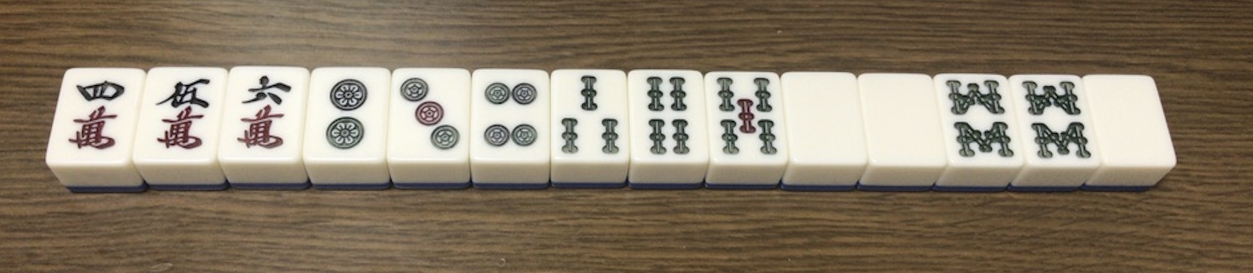
#> input picture img/before/bottmn.png, 2506 x 546 px (shown at 1/2 size); its folder holds only this picture in this run
$ python tileget.py
#> lines starting #> are read from the running program, lines starting #| are printed output that depends on the picture; after the words box and inside, x2 and y2 are one past the last pixel; in counts of white or black regions, pixels touching at a corner belong together
import cv2
import os
import glob
import numpy as np
from pylsd.lsd import lsd
import math
from sympy import Symbol, solve


# 傾きと切片を求める
def calc_slope_intersept(x1, y1, x2, y2):
    a = (y1 - y2) / (x1 - x2)
    b = y1 - a * x1
    return (a, b)


# 直線の交点を求める(整数で返す)
def calc_closs(a1, b1, a2, b2):
    x = Symbol("x")
    y = Symbol("y")

    ex1 = a1 * x + b1 - y
    ex2 = a2 * x + b2 - y

    result = solve(((ex1, ex2)))

    return [round(result[x]), round(result[y])]


for file_path in glob.glob("img/before/*"):

    # 画像が存在するかを確認
    if not os.path.exists(file_path):
        print(file_path + "は存在しません。")
        continue

    # 画像を読み込む
    img = cv2.imread(file_path)
#> img is the input picture: shape (546, 2506, 3); mean B, G, R 106.7, 125.1, 138

    # 画像の縦横の長さを取得
    height, width = img.shape[:2]
#> height = 546; width = 2506

    # 画像の４隅の座標を取得(x, y)
    # 左上を原点とする
    # 左上
    p1 = (0, 0)
    # 右上
    p2 = (width, 0)
#> p2 = (2506, 0)
    # 左下
    p3 = (0, height)
#> p3 = (0, 546)
    # 右下
    p4 = (width, height)
#> p4 = (2506, 546)

    # グレースケールに変換
    gray = cv2.cvtColor(img, cv2.COLOR_BGR2GRAY)
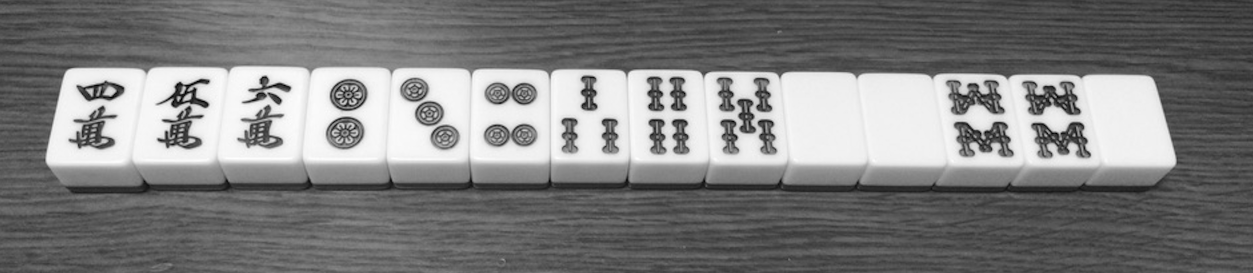
#> gray: shape (546, 2506) (shown at 1/2 size); min 0, max 255, mean 126.8

    # ガウシアンフィルターをかける
    gauss = cv2.GaussianBlur(gray, (9, 9), 0)

    # 2値化する
    thres = cv2.threshold(gauss, 180, 255, cv2.THRESH_BINARY)[1]
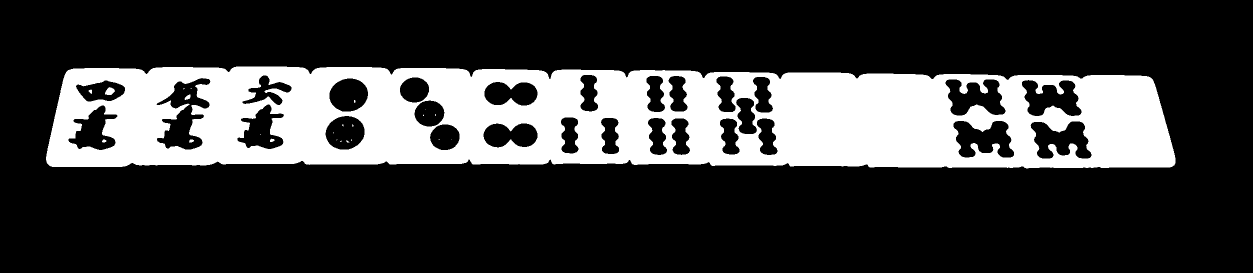
#> thres: shape (546, 2506) (shown at 1/2 size); 24% white; 23 white regions (16 under 20 px)

    # 輪郭のみを検出する
    cons = cv2.findContours(thres,
                            cv2.RETR_LIST,
                            cv2.CHAIN_APPROX_NONE)[0]
#> cons = 51 contours, 16 with area under 20; largest, box (x1, y1, x2, y2) and area: (92, 133, 2351, 337) 416251, (312, 155, 422, 300) 7791, (1906, 241, 2029, 316) 6105, (2060, 242, 2184, 318) 6024, (1890, 158, 2012, 232) 5886

    if len(cons) > 0:
        # 輪郭を抽出できた場合の処理
        # 1つ目の領域を最大の面積とする
        max_con = cons[0]
#> max_con = [[683, 281], [682, 282], [681, 282], [680, 283], [681, 283], [682, 283], [682, 282]]

        # 取り出した輪郭が複数の場合、絞り込みを行う
        if len(cons) > 1:
            for con in cons[1:]:
                # 一番大きいかを判定
                if cv2.contourArea(max_con) < cv2.contourArea(con):
                    max_con = con
#> this loop made 50 passes
#> con on passes 3, 6, 7, 9, 10, 26, 34: [[673, 279], [673, 280], [674, 279]], [[902, 278]], [[877, 278], [878, 279], [878, 278]], [[520, 269], [521, 269]], [[666, 264], [666, 265], [666, 266], [666, 265]], [[851, 218]], [[382, 176], [381, 177], [382, 177]]
#> after the loop, max_con = contour of 4866 points, box (x1, y1, x2, y2) (92, 133, 2351, 337), area 416251

        # 塗りつぶす(次の処理で牌の輪郭以外の直線を取得させないため)
        img_black = np.ones((height, width), np.uint8) * 0
        img_white = np.ones((height, width), np.uint8) * 255
        cv2.drawContours(img_black, [max_con], -1, color=(255, 255, 255), thickness=-1)
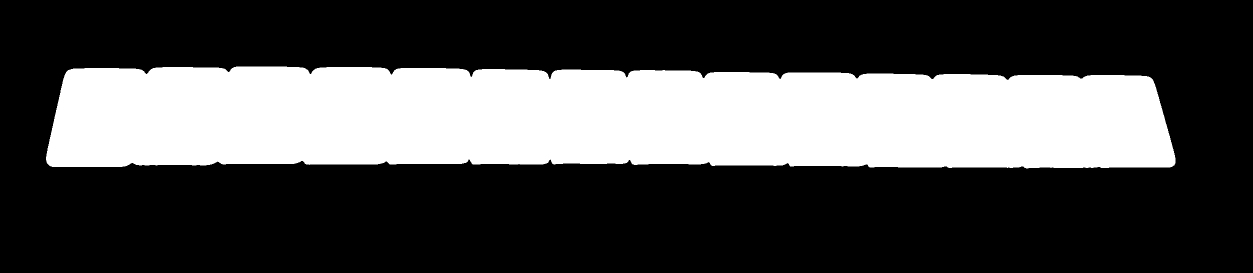
#> img_black: shape (546, 2506) (shown at 1/2 size); 30.6% white; 1 white region, box (x1, y1, x2, y2) and area: (92, 133, 2351, 337) 418685

        # 牌の輪郭線はガタガタしているので、無理やりまっすぐにする(雰囲気で解読してください)
        # 線分を取得(斜め線は、だいたい途切れて取得される)
#> (the run stopped early here; a loop or call above may not have finished)
